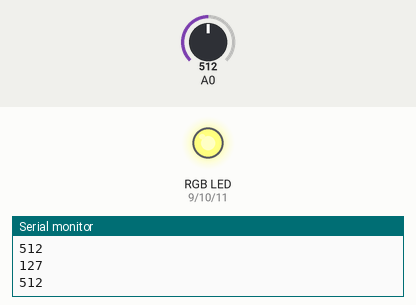
This sketch was run on a simulated Arduino Uno, built with avr-gcc and run on an emulated ATmega328P. Shown: an RGB LED mixed from three pins (HIGH = lit), the last lines printed to the serial monitor. The inputs (shaded band) are chosen by the test bench; at power-on: A0 = 512.

Above: at 1.2 s.
1.3 s: A0 set to 716
At 2.0 s:
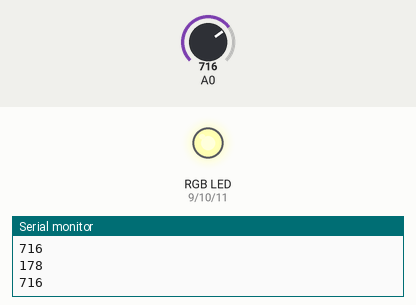
2.8 s: A0 set to 900
At 4.0 s:
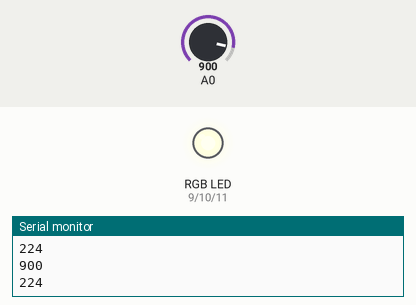
4.3 s: A0 set to 122
At 5.2 s:
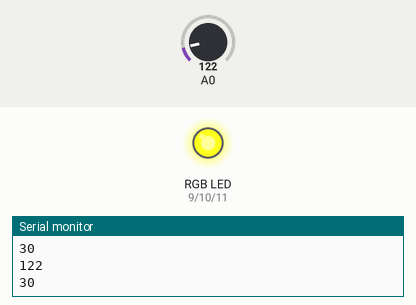
5.8 s: A0 set to 0
At 6.5 s:
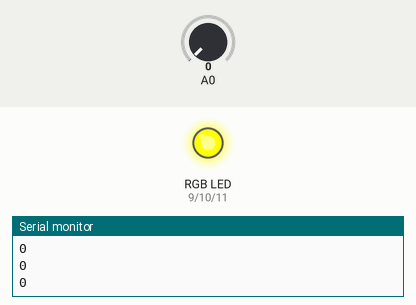
7.3 s: A0 set to 511
At 7.7 s:
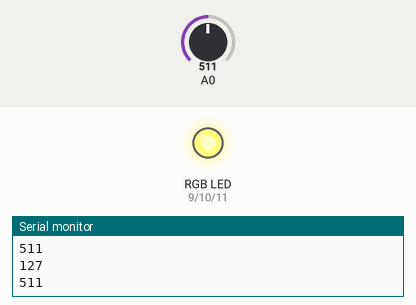
Timing chart, 0 to 9.8 s (numbered marks = the images above; inputs shaded):
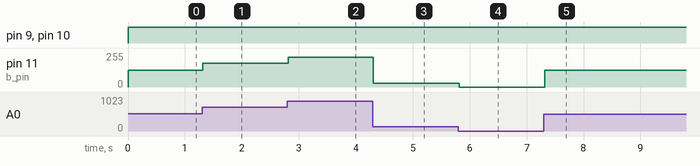

Measured:
- after the input at 1.3 s, pin 11 (b_pin): 127/255 → 178/255 at once
- after the input at 2.8 s, pin 11 (b_pin): 178/255 → 224/255 at once
- after the input at 4.3 s, pin 11 (b_pin): 224/255 → 30/255 at once
- after the input at 5.8 s, pin 11 (b_pin): 30/255 → 0/255 at once
- after the input at 7.3 s, pin 11 (b_pin): 0/255 → 127/255 at once

The sketch:

first-rain-test.ino
```cpp
const int sensorMin = 0;     // sensor minimum
const int sensorMax = 1024;  // sensor maximum

//OUTPUT PINS
int b_pin = 11;
int g_pin = 10;
int r_pin = 9;


void setup() {
  pinMode(r_pin, OUTPUT);
  pinMode(g_pin, OUTPUT);
  pinMode(b_pin, OUTPUT);

  Serial.begin(9600);
}

void loop() {
  // put your main code here, to run repeatedly:

  int sensorReading = analogRead(A0);
  Serial.println(sensorReading);

  int val = map(sensorReading, sensorMin, sensorMax, 0, 255);
  Serial.println(val);

  set_rgb(255, 255, val);

}

void set_rgb(int r_val, int g_val, int b_val){
  //SETTING EACH
  analogWrite(r_pin, r_val);
  analogWrite(g_pin, g_val);
  analogWrite(b_pin, b_val);
}
```
